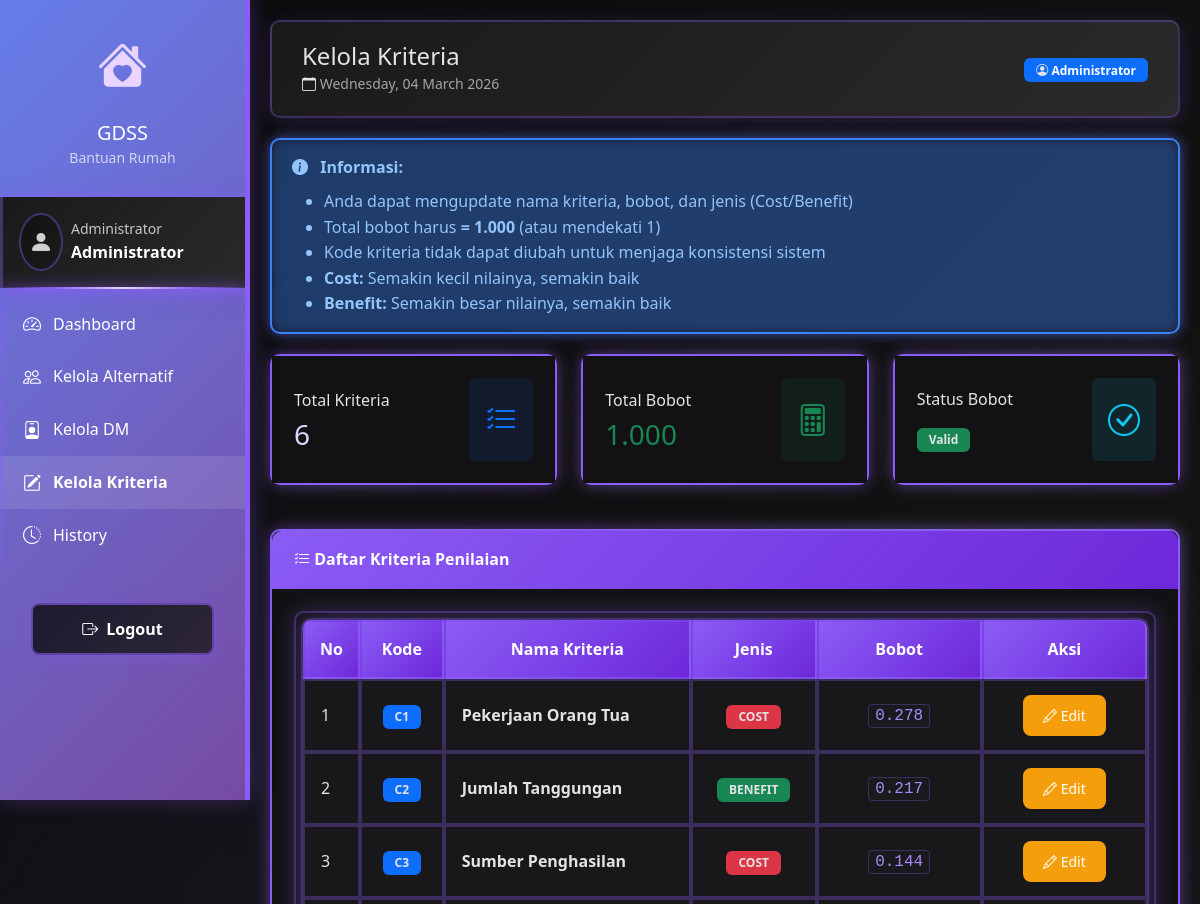
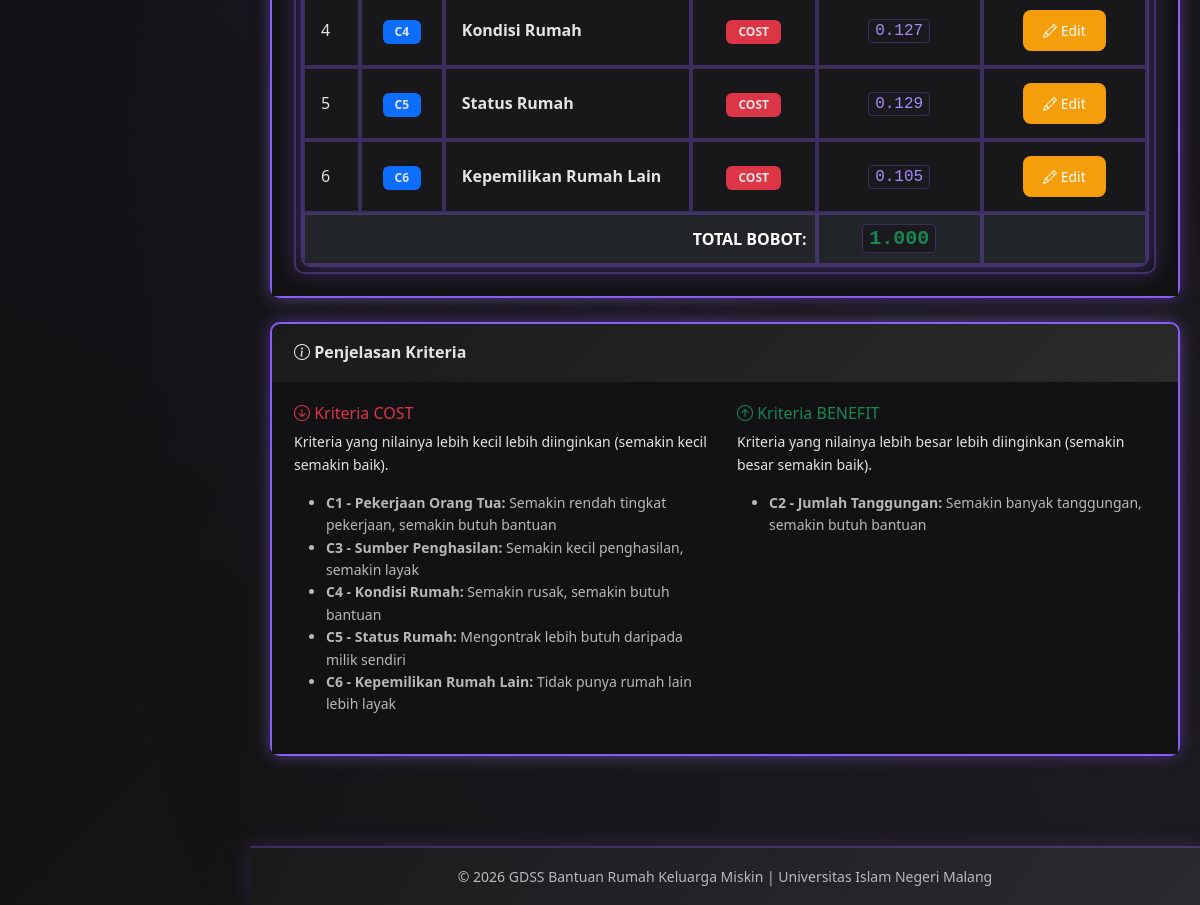
/admin/kelola_kriteria.php (signed in), run on the app's committed database (2 pictures, top to bottom).
### tables this page shows
CREATE TABLE `kriteria` (
  `id` int NOT NULL,
  `kode` varchar(10) NOT NULL,
  `nama_kriteria` varchar(100) NOT NULL,
  `jenis` enum('cost','benefit') NOT NULL,
  `bobot` decimal(5,3) NOT NULL
);

### functions/auth.php (called while the page is built, shortened)
<?php
require_once __DIR__ . '/../config/database.php';
function isLoggedIn() {
    return isset($_SESSION['user_id']);
}
function isAdmin() {
    return isset($_SESSION['role']) && $_SESSION['role'] == 'admin';
}
function getUserInfo() {
    return [
        'id' => $_SESSION['user_id'],
        'username' => $_SESSION['username'],
        'nama' => $_SESSION['nama'],
        'role' => $_SESSION['role'],
        'level' => $_SESSION['level']
    ];
}
function getRoleDisplay($role) {
    $roles = [
        'admin' => 'Administrator',
        'kepala_desa' => 'Kepala Desa',
        'sekretaris' => 'Sekretaris Desa',
        'ketua_rt' => 'Ketua RT/RW'
    ];
    return $roles[$role] ?? $role;
}
?>

### config/database.php (called while the page is built, shortened)
<?php
$conn = mysqli_connect(DB_HOST, DB_USER, DB_PASS, DB_NAME);
mysqli_set_charset($conn, "utf8");
function query($sql) {
    global $conn;
    $result = mysqli_query($conn, $sql);
    return $result;
}
function fetchAll($sql) {
    $result = query($sql);
    $rows = [];
    while ($row = mysqli_fetch_assoc($result)) {
        $rows[] = $row;
    }
    return $rows;
}
?>

### admin/kelola_kriteria.php (the view, shortened to what this page needs)
<?php
$pageTitle = 'Kelola Kriteria';
require_once '../includes/header.php';
$kriteriaList = fetchAll("SELECT * FROM kriteria ORDER BY kode");
$totalBobot = 0;
foreach ($kriteriaList as $k) {
    $totalBobot += $k['bobot'];
}
?>
<div class="alert alert-info">
    <i class="bi bi-info-circle-fill"></i>
    <strong>Informasi:</strong>
    <ul class="mb-0 mt-2">
        <li>Anda dapat mengupdate nama kriteria, bobot, dan jenis (Cost/Benefit)</li>
        <li>Total bobot harus <strong>= 1.000</strong> (atau mendekati 1)</li>
        <li>Kode kriteria tidak dapat diubah untuk menjaga konsistensi sistem</li>
        <li><strong>Cost:</strong> Semakin kecil nilainya, semakin baik</li>
        <li><strong>Benefit:</strong> Semakin besar nilainya, semakin baik</li>
    </ul>
</div>
<div class="row mb-4">
    <div class="col-md-4">
        <div class="card stat-card">
            <div class="card-body">
                <div class="d-flex justify-content-between align-items-center">
                    <div>
                        <p class="text-muted mb-1">Total Kriteria</p>
                        <h3 class="mb-0"><?= count($kriteriaList) ?></h3>
                    </div>
                    <div class="bg-primary bg-opacity-10 p-3 rounded">
                        <i class="bi bi-list-check fs-2 text-primary"></i>
                    </div>
                </div>
            </div>
        </div>
    </div>
    <div class="col-md-4">
        <div class="card stat-card">
            <div class="card-body">
                <div class="d-flex justify-content-between align-items-center">
                    <div>
                        <p class="text-muted mb-1">Total Bobot</p>
                        <h3 class="mb-0 <?= abs($totalBobot - 1) < 0.01 ? 'text-success' : 'text-danger' ?>">
                            <?= number_format($totalBobot, 3) ?>
                        </h3>
                    </div>
                    <div class="bg-<?= abs($totalBobot - 1) < 0.01 ? 'success' : 'warning' ?> bg-opacity-10 p-3 rounded">
                        <i class="bi bi-calculator fs-2 text-<?= abs($totalBobot - 1) < 0.01 ? 'success' : 'warning' ?>"></i>
                    </div>
                </div>
            </div>
        </div>
    </div>
    <div class="col-md-4">
        <div class="card stat-card">
            <div class="card-body">
                <div class="d-flex justify-content-between align-items-center">
                    <div>
                        <p class="text-muted mb-1">Status Bobot</p>
                        <h3 class="mb-0">
                            <?php if (abs($totalBobot - 1) < 0.01): ?>
                                <span class="badge bg-success">Valid</span>
                            <?php else: ?>
                                <span class="badge bg-danger">Invalid</span>
                            <?php endif; ?>
                        </h3>
                    </div>
                    <div class="bg-info bg-opacity-10 p-3 rounded">
                        <i class="bi bi-check-circle fs-2 text-info"></i>
                    </div>
                </div>
            </div>
        </div>
    </div>
</div>
<div class="card">
    <div class="card-header">
        <i class="bi bi-list-check"></i> Daftar Kriteria Penilaian
    </div>
    <div class="card-body">
        <div class="table-responsive">
            <table class="table table-hover table-bordered">
                <thead>
                    <tr>
                        <th width="5%">No</th>
                        <th width="10%">Kode</th>
                        <th width="30%">Nama Kriteria</th>
                        <th width="15%">Jenis</th>
                        <th width="20%">Bobot</th>
                        <th width="20%" class="text-center">Aksi</th>
                    </tr>
                </thead>
                <tbody>
                    <?php if (empty($kriteriaList)): ?>
                    <tr>
                        <td colspan="7" class="text-center text-muted">
                            <i class="bi bi-inbox"></i> Tidak ada data kriteria
                        </td>
                    </tr>
                    <?php else: ?>
                        <?php $no = 1; foreach ($kriteriaList as $kriteria): ?>
                        <tr>
                            <td><?= $no++ ?></td>
                            <td class="text-center">
                                <span class="badge bg-primary"><?= $kriteria['kode'] ?></span>
                            </td>
                            <td><strong><?= $kriteria['nama_kriteria'] ?></strong></td>
                            <td class="text-center">
                                <span class="badge bg-<?= $kriteria['jenis'] == 'cost' ? 'danger' : 'success' ?>">
                                    <?= strtoupper($kriteria['jenis']) ?>
                                </span>
                            </td>
                            <td class="text-center">
                                <code class="fs-6"><?= number_format($kriteria['bobot'], 3) ?></code>
                            </td>
                            <td class="text-center">
                                <button class="btn btn-sm btn-warning"
                                        data-bs-toggle="modal"
                                        data-bs-target="#modalEdit<?= $kriteria['id'] ?>"
                                        title="Edit Kriteria">
                                    <i class="bi bi-pencil"></i> Edit
                                </button>
                            </td>
                        </tr>
                        <?php endforeach; ?>
                    <?php endif; ?>
                </tbody>
                <tfoot class="table-dark">
                    <tr>
                        <td colspan="4" class="text-end"><strong>TOTAL BOBOT:</strong></td>
                        <td class="text-center">
                            <code class="fs-5 fw-bold text-<?= abs($totalBobot - 1) < 0.01 ? 'success' : 'danger' ?>">
                                <?= number_format($totalBobot, 3) ?>
                            </code>
                        </td>
                        <td></td>
                    </tr>
                </tfoot>
            </table>
        </div>
    </div>
</div>
<div class="card mt-4">
    <div class="card-header bg-info text-white">
        <i class="bi bi-info-circle"></i> Penjelasan Kriteria
    </div>
    <div class="card-body">
        <div class="row">
            <div class="col-md-6">
                <h6 class="text-danger"><i class="bi bi-arrow-down-circle"></i> Kriteria COST</h6>
                <p class="small">Kriteria yang nilainya lebih kecil lebih diinginkan (semakin kecil semakin baik).</p>
                <ul class="small">
                    <li><strong>C1 - Pekerjaan Orang Tua:</strong> Semakin rendah tingkat pekerjaan, semakin butuh bantuan</li>
                    <li><strong>C3 - Sumber Penghasilan:</strong> Semakin kecil penghasilan, semakin layak</li>
                    <li><strong>C4 - Kondisi Rumah:</strong> Semakin rusak, semakin butuh bantuan</li>
                    <li><strong>C5 - Status Rumah:</strong> Mengontrak lebih butuh daripada milik sendiri</li>
                    <li><strong>C6 - Kepemilikan Rumah Lain:</strong> Tidak punya rumah lain lebih layak</li>
                </ul>
            </div>
            <div class="col-md-6">
                <h6 class="text-success"><i class="bi bi-arrow-up-circle"></i> Kriteria BENEFIT</h6>
                <p class="small">Kriteria yang nilainya lebih besar lebih diinginkan (semakin besar semakin baik).</p>
                <ul class="small">
                    <li><strong>C2 - Jumlah Tanggungan:</strong> Semakin banyak tanggungan, semakin butuh bantuan</li>
                </ul>
            </div>
        </div>
    </div>
</div>
<?php require_once '../includes/footer.php'; ?>

### includes/header.php (shortened to what this page needs)
<?php
require_once __DIR__ . '/../functions/auth.php';
$userInfo = getUserInfo();
$pageTitle = $pageTitle ?? 'Dashboard';
?>
<!DOCTYPE html>
<html lang="id">
<head>
    <link href="../assets/css/bootstrap.min.css" rel="stylesheet">
    <link href="../assets/css/style.css" rel="stylesheet">
    <link rel="stylesheet" href="https://cdn.jsdelivr.net/npm/bootstrap-icons@1.10.0/font/bootstrap-icons.css">
</head>
<body>
    <div class="sidebar">
        <div class="logo">
            <div class="text-center">
                <i class="bi bi-house-heart-fill" style="font-size: 50px;"></i>
                <h5 class="mt-3 mb-0">GDSS</h5>
                <small>Bantuan Rumah</small>
            </div>
        </div>
        <div class="user-info p-3 border-bottom border-white border-opacity-25">
            <div class="d-flex align-items-center">
                <div class="bg-white bg-opacity-25 rounded-circle p-2 me-2">
                    <i class="bi bi-person-fill"></i>
                </div>
                <div>
                    <small class="d-block opacity-75"><?= getRoleDisplay($userInfo['role']) ?></small>
                    <strong><?= $userInfo['nama'] ?></strong>
                </div>
            </div>
        </div>
        <?php include __DIR__ . '/navbar.php'; ?>
        <div class="p-3 mt-auto">
            <a href="../logout.php" class="btn btn-light w-100" onclick="return confirm('Yakin ingin logout?')">
                <i class="bi bi-box-arrow-right"></i> Logout
            </a>
        </div>
    </div>
    <div class="main-content">
        <div class="top-navbar d-flex justify-content-between align-items-center">
            <div>
                <h4 class="mb-0"><?= $pageTitle ?></h4>
                <small class="text-muted">
                    <i class="bi bi-calendar"></i> <?= date('l, d F Y') ?>
                </small>
            </div>
            <div>
                <span class="badge bg-primary">
                    <i class="bi bi-person-circle"></i> <?= $userInfo['nama'] ?>
                </span>
            </div>
        </div>

### includes/navbar.php (shortened to what this page needs)
<?php
$currentPage = basename($_SERVER['PHP_SELF']);
?>
<nav class="nav flex-column" style="padding: 10px 0;">
    <?php if (isAdmin()): ?>
        <a class="nav-link <?= $currentPage == 'dashboard.php' ? 'active' : '' ?>"
           href="dashboard.php">
            <i class="bi bi-speedometer2"></i> Dashboard
        </a>
        <a class="nav-link <?= $currentPage == 'kelola_alternatif.php' ? 'active' : '' ?>"
           href="kelola_alternatif.php">
            <i class="bi bi-people"></i> Kelola Alternatif
        </a>
        <a class="nav-link <?= $currentPage == 'kelola_dm.php' ? 'active' : '' ?>"
           href="kelola_dm.php">
            <i class="bi bi-person-badge"></i> Kelola DM
        </a>
        <a class="nav-link <?= $currentPage == 'kelola_kriteria.php' ? 'active' : '' ?>"
           href="kelola_kriteria.php">
            <i class="bi bi-pencil-square"></i> Kelola Kriteria
        </a>
        <a class="nav-link <?= $currentPage == 'history.php' ? 'active' : '' ?>"
           href="history.php">
            <i class="bi bi-clock-history"></i> History
        </a>
    <?php endif; ?>
</nav>

### includes/footer.php (shortened to what this page needs)
</div>
<footer class="text-center text-muted py-3" style="margin-left: 250px;">
    <small>
        &copy; <?= date('Y') ?> GDSS Bantuan Rumah Keluarga Miskin |
        Universitas Islam Negeri Malang
    </small>
</footer>
</body>
</html>

### includes/header.php (style rules this page uses)
:root { --primary-color: #667eea; --secondary-color: #764ba2; }
body { background-color: #f8f9fa; font-family: 'Segoe UI', Tahoma, Geneva, Verdana, sans-serif; }
.sidebar { min-height: 100vh; background: linear-gradient(135deg, var(--primary-color) 0%, var(--secondary-color) 100%); color: white; position: fixed; top: 0; left: 0; width: 250px; z-index: 1000; overflow-y: auto; }
.sidebar .logo { padding: 25px 20px; border-bottom: 1px solid rgba(255, 255, 255, 0.2); }
.sidebar .nav-link { color: rgba(255, 255, 255, 0.8); padding: 12px 20px; border-radius: 0; transition: all 0.3s; }
.sidebar .nav-link:hover, .sidebar .nav-link.active { background: rgba(255, 255, 255, 0.1); color: white; }
.sidebar .nav-link i { width: 20px; margin-right: 10px; }
.main-content { margin-left: 250px; padding: 20px; }
.top-navbar { background: white; padding: 15px 30px; box-shadow: 0 2px 4px rgba(0, 0, 0, 0.1); margin-bottom: 30px; border-radius: 10px; }
.card { border: none; border-radius: 10px; box-shadow: 0 2px 10px rgba(0, 0, 0, 0.1); margin-bottom: 20px; }
.card-header { background: linear-gradient(135deg, var(--primary-color) 0%, var(--secondary-color) 100%); color: white; border-radius: 10px 10px 0 0 !important; font-weight: 600; }
.stat-card { border-left: 4px solid var(--primary-color); }
.table thead { background: linear-gradient(135deg, var(--primary-color) 0%, var(--secondary-color) 100%); color: white; }

### admin/kelola_kriteria.php (style rules this page uses)
.stat-card { transition: transform 0.2s; }

### data on the page
kriteria: kode "C1", nama_kriteria "Pekerjaan Orang Tua", jenis "COST", bobot "0.278"
kriteria: kode "C2", nama_kriteria "Jumlah Tanggungan", jenis "BENEFIT", bobot "0.217"
kriteria: kode "C3", nama_kriteria "Sumber Penghasilan", jenis "COST", bobot "0.144"
kriteria: kode "C4", nama_kriteria "Kondisi Rumah", jenis "COST", bobot "0.127"
kriteria: kode "C5", nama_kriteria "Status Rumah", jenis "COST", bobot "0.129"
kriteria: kode "C6", nama_kriteria "Kepemilikan Rumah Lain", jenis "COST", bobot "0.105"

### other printed values
getRoleDisplay($userInfo['role']) "Administrator"
$userInfo['nama'] "Administrator"
$pageTitle "Kelola Kriteria"
count($kriteriaList) "6"
$totalBobot "1.000"
